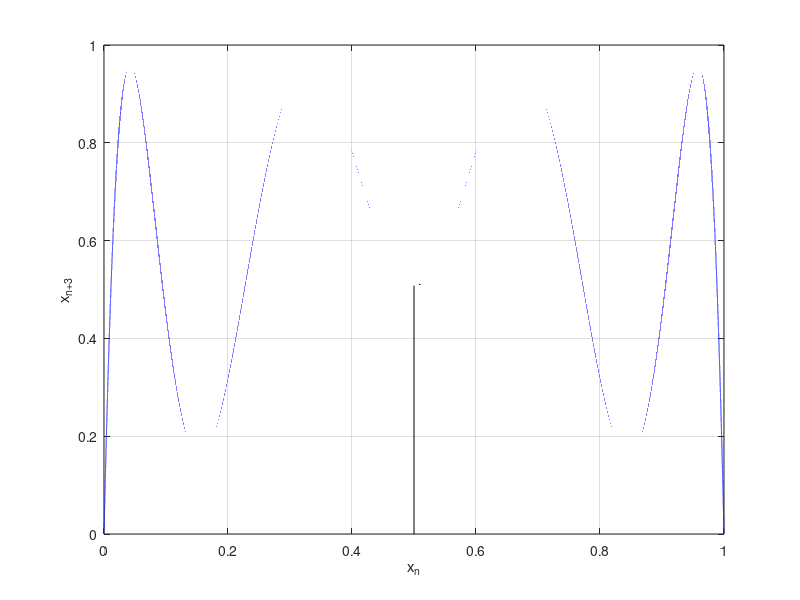

MATLAB code for this plot: (Note: this script raises an error after producing the figure.)

clear all
clc

%%% iterate the Logisitc Equation %%%
    a=[3.828];        % parameter
for j=1:length(a)
    x_0=0.5;        % Initial value of x
    N=100;           % Number of iterations
    x(1) = x_0;     % First value in vector x is x_0
    for i=1:N
        x(i+1) = a(j)*x(i)*(1-x(i));
    end
    
    %%% plot the map and the diagonal line y=x %%%
    xn = 0:0.000001:1;
    xn_1 = a(j)*(xn.*(1-xn));
    xn_2 = a(j)*(xn_1.*(1-xn_1));
    xn_3 = a(j)*(xn_2.*(1-xn_2));
    plot(xn,xn_3,'b-');
    xlabel('x_n')
    ylabel('x_{n+3}')
    hold on
    grid on
    plot(xn,xn,'r-')
    if xn_3 == xn
        interest=xn_3
        plot(xn,interesct,'k.','Markersize',18)
        hold on
        clear intersect
    end
    
    %plot(0.4286, 0.4286,'k.','Markersize',18);
    %tp=text(0.4, 0.46,['x_{f3}^*']); set(tp,'FontSize',12);
    %plot(0.7143, 0.7143,'k.','Markersize',18);
    %tx=text(0.68, 0.75,['x_{f2}^*']); set(tx,'FontSize',12);
    %plot(0.8569, 0.8596,'k.','Markersize',18);
    %tq=text(0.82, 0.9,['x_{f4}^*']); set(tq,'FontSize',12);
    hold on;
    %grid on;
    %fplot('1*y',[0 1],'r'); % Plot the functio y=x
    
    %%% Plot the cobweb part %%%
    count = 1
    for k = 1:3:N
        x3(count) = x(k)
        count=count+1
    end
    N=length(x3)
    line([x3(1) x3(1)],[0 x3(2)],'Color','k')
    %plot(x2(1), x2(1),'k.','Markersize',12);
    for ic=2:N-2
        line([x3(ic) x3(ic+1)],[x3(ic+1) x3(ic+1)],'Color','k')
        size=400*abs(x3(ic)-x3(ic+1));
        ARROWH([x3(ic) x3(ic+1)],[x3(ic+1) x3(ic+1)],'k',size);
        line([x3(ic+1) x3(ic+1)],[x3(ic+1) x3(ic+2)],'Color','k')
        size=400*abs(x3(ic+1)-x3(ic+2));
        ARROWH([x3(ic+1) x3(ic+1)],[x3(ic+1) x3(ic+2)],'k',size);
        %plot(x2(ic+1), x2(ic+1),'k.','MarkerSize',12);
    end
%    line([x2(N) x2(N+1)],[x2(N+1) x2(N+1)],'Color','k')
    at=text(0.2,[max(xn_1)+0.02],['a=',num2str(a(j))]); set(at,'FontSize',10);
end


 


 
 
